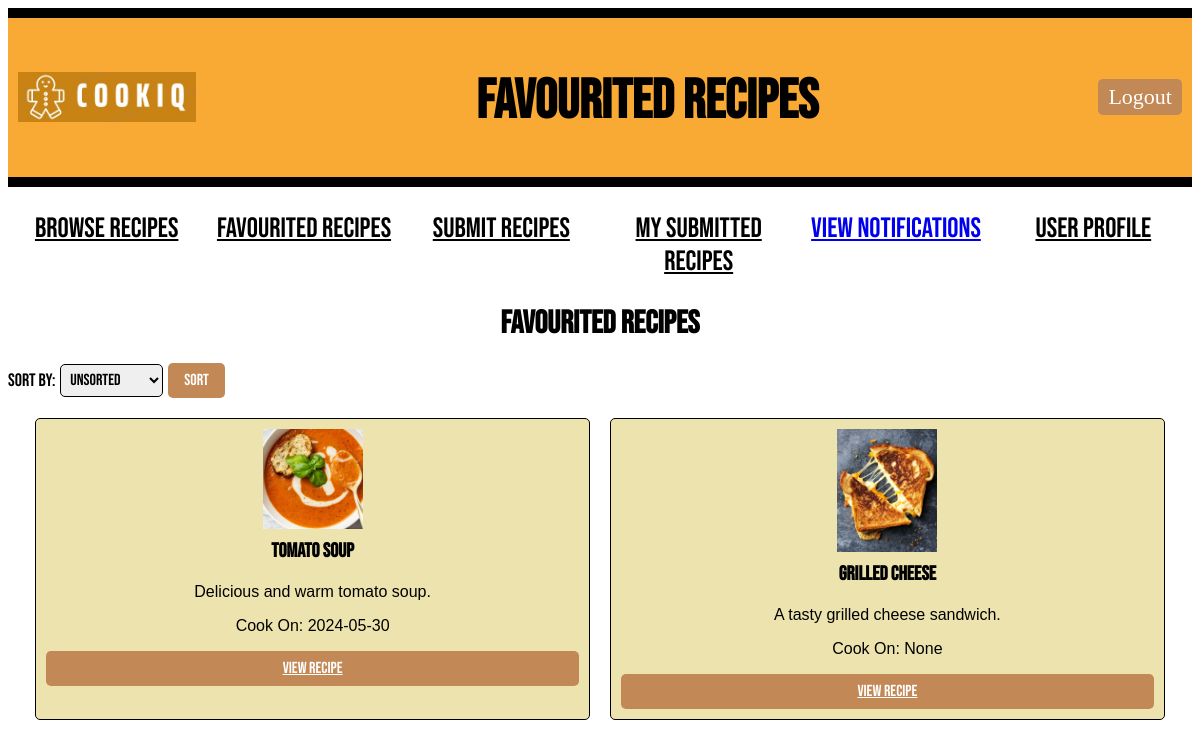
The page /user/1/favouritedrecipe (signed in) on the database its author committed.
### models.py (models this page shows, shortened)
class Recipe(db.Model):
    id = db.Column(db.Integer, primary_key=True)
    recipe_name = db.Column(db.String(100), nullable=False)
    description = db.Column(db.Text, nullable=False)
    ingredients = db.Column(db.Text, nullable=False)
    steps = db.Column(db.Text, nullable=False)
    difficulty = db.Column(db.Integer, nullable=False)
    time_required = db.Column(db.Integer, nullable=False)
    serving_size = db.Column(db.Integer, nullable=False)
    submitted_at = db.Column(db.DateTime(timezone=True), default=lambda: datetime.now(timezone('Asia/Kuala_Lumpur')))
    approved = db.Column(db.Boolean, default=False)
    user_id = db.Column(db.Integer, db.ForeignKey('user.id', name='fk_recipe_user'), nullable=False)
    image_path = db.Column(db.String(255))  # Path to the image file
    submitted_by = db.Column(db.String(100), nullable=False)
    comments = db.relationship('Comment', backref='recipe', cascade="all, delete-orphan", lazy=True)
    reports = db.relationship('Report', back_populates='recipe', cascade="all, delete-orphan")
    categories = db.relationship('Category', secondary=recipe_category_association, backref=db.backref('recipes', lazy='dynamic'))

### main.py (the view)
@app.route("/user/<int:user_id>/favouritedrecipe")
def favouritedrecipe(user_id):
    if "user_id" not in session or session["user_id"] != user_id:
        return redirect(url_for("login"))
    user = User.query.get_or_404(user_id)
    favourited_recipes_with_cook_on = db.session.query(Recipe, FavouriteRecipe.cook_on)\
        .join(FavouriteRecipe, Recipe.id == FavouriteRecipe.recipe_id)\
        .filter(FavouriteRecipe.user_id == user_id).all()
    favourited_recipes = [recipe_cook_on[0] for recipe_cook_on in favourited_recipes_with_cook_on]
    cook_on_dates = [recipe_cook_on[1] for recipe_cook_on in favourited_recipes_with_cook_on]
    sort_by = request.args.get("sort_by", "none")
    if sort_by == "alphabetical":
        favourited_recipes_with_cook_on = sorted(favourited_recipes_with_cook_on, key=lambda r: r[0].recipe_name)
    elif sort_by == "cook_on":
        favourited_recipes_with_cook_on = sorted(favourited_recipes_with_cook_on, key=lambda r: r[1] if r[1] else datetime.min)
    favourited_recipe_ids = [recipe.id for recipe in favourited_recipes]
    return render_template("favourited_recipe.html", user=user, favourited_recipes=favourited_recipes_with_cook_on, cook_on_dates=cook_on_dates, favourited_recipe_ids=favourited_recipe_ids, sort_by=sort_by)

### templates/favourited_recipe.html (shortened to what this page needs)
<!DOCTYPE html>
<html>
<head>
    <link rel="stylesheet" type="text/css" href="{{ url_for('static', filename='BrowseRecipe.css') }}">
</head>
<body>
    <div class="header">
        <div class="logo-container">
            <img style="height: 50px; padding-bottom: 30px;" src="{{ url_for('static', filename='Logo_CookiQ.jpeg') }}" alt="Logo_CookiQ">
        </div>
        <h1 class="title">Favourited Recipes</h1>
        <a href="{{ url_for('logout') }}" class="LogOutButton">Logout</a>
    </div>
    <div class="classification">
        <ul>
            <li><a href="{{ url_for('browse_recipes', user_id=user.id) }}" class="button">Browse Recipes</a></li>
            <li><a href="{{ url_for('favouritedrecipe', user_id=user.id)}}" class="button">Favourited Recipes</a></li>
            <li><a href="{{ url_for('recipesubmission', user_id=user.id) }}" class="button">Submit Recipes</a></li>
            <li><a href="{{ url_for('submitted_recipes', user_id=user.id) }}" class="button">My Submitted Recipes</a></li>
            <li><a href="{{ url_for('view_notifications', user_id=user.id) }}">View Notifications</a></li>
            <li><a href="{{ url_for('user_profile', user_id=user.id) }}" class="button">User Profile</a></li>
        </ul>
    </div>
    <div class="recipes">
        <h2>Favourited Recipes</h2>
        <div class="sort-selection">
            <form method="GET" action="{{ url_for('favouritedrecipe', user_id=user.id) }}">
                <label for="sort_by">Sort By:</label>
                <select name="sort_by" id="sort_by">
                    <option value="none" {% if sort_by == "none" %}selected{% endif %}>Unsorted</option>
                </select>
                <button type="submit">Sort</button>
            </form>
        </div>
        {% if favourited_recipes %}
        {% for i in range(0, favourited_recipes|length, 4) %}
        <div class="recipe-row">
            {% for recipe in favourited_recipes[i:i+4] %}
            <div class="recipe-card">
                <img src="/static/{{ recipe[0].image_path }}" alt="Recipe Image" style="max-width: 100px;">
                <h3>{{ recipe[0].recipe_name }}</h3>
                <p>{{ recipe[0].description }}</p>
                <p>Cook On: {{ recipe[1] }}</p>
                <a href="{{ url_for('recipe', user_id=user.id, recipe_id=recipe[0].id, source='favouritedrecipe') }}">View Recipe</a>
            </div>
            {% endfor %}
        </div>
        {% endfor %}
        {% else %}
        <p>No favourited recipes yet.</p>
        {% endif %}
    </div>
</body>
</html>

### static/BrowseRecipe.css (style rules this page uses)
ul { text-align: center; display: flex; padding-top: 5px; padding-left: 0px; }
li { font-family: 'Bebas Neue', sans-serif; font-size: 28px; font-weight: 300; text-transform: uppercase; display: inline-block; width: 100%; }
.button { border: none; color: rgb(0, 0, 0); }
.header { display: flex; align-items: center; justify-content: space-between; bottom: 10px; background-color: #f8aa35; border-top: 10px solid #000; border-bottom: 10px solid #000; margin-bottom: 20px; padding: 5px 10px; }
.logo-container { display: flex; align-items: center; margin-top: 30px; }
.title { font-family: 'Bebas Neue', sans-serif; font-size: 55px; color: rgb(0, 0, 0); margin-top: 45px; }
.recipe-row, .user-row { display: flex; justify-content: center; margin-bottom: 20px; }
.recipe-card, .user-card { width: 45%; margin: 0 10px; padding: 10px; border: 1px solid #000; border-radius: 5px; background-color: #ece3ae; text-align: center; }
.recipe-card h3, .user-card h3 { margin-top: 0; font-family: 'Bebas Neue', sans-serif; font-size: 20px; }
.recipe-card p, .user-card p { font-family: 'Franklin Gothic Medium', 'Arial Narrow', Arial, sans-serif; text-align: center; }
.recipe-card img { display: block; margin: 0 auto 10px; max-width: 100%; height: auto; }
.recipe-card a { display: block; margin-top: 10px; }
.category-selection button, .search-bar button, .users button, .recipe-card a, .delete-button { padding: 8px 16px; border: none; cursor: pointer; border-radius: 5px; font-family: 'Bebas Neue', sans-serif; font-size: 16px; background-color: #c28855; color: #fff; transition: background-color 0.3s; }
h2 { font-family: 'Bebas Neue', sans-serif; font-size: 32px; color: #000; text-transform: uppercase; margin-bottom: 20px; text-align: center; }
.LogOutButton { padding: 5px 10px; border-radius: 5px; background-color: #c28855; color: #fff; font-size: 22px; font-weight: 300; cursor: pointer; text-decoration: none; left: 20px; }
.sort-selection { margin-bottom: 20px; }
.sort-selection form { display: flex; align-items: center; }
.sort-selection label { font-family: 'Bebas Neue', sans-serif; font-size: 18px; margin-right: 5px; }
.sort-selection select { font-family: 'Bebas Neue', sans-serif; font-size: 16px; padding: 5px; border: 1px solid #000; border-radius: 5px; margin-right: 5px; }
.sort-selection button { padding: 8px 16px; border: none; cursor: pointer; border-radius: 5px; font-family: 'Bebas Neue', sans-serif; font-size: 16px; background-color: #c28855; color: #fff; transition: background-color 0.3s; }

### rows shown on the page
Recipe: image_path (picture), recipe_name "Tomato Soup", description "Delicious and warm tomato soup.", recipe "2024-05-30"
Recipe: image_path (picture), recipe_name "Grilled Cheese", description "A tasty grilled cheese sandwich.", recipe "None"
